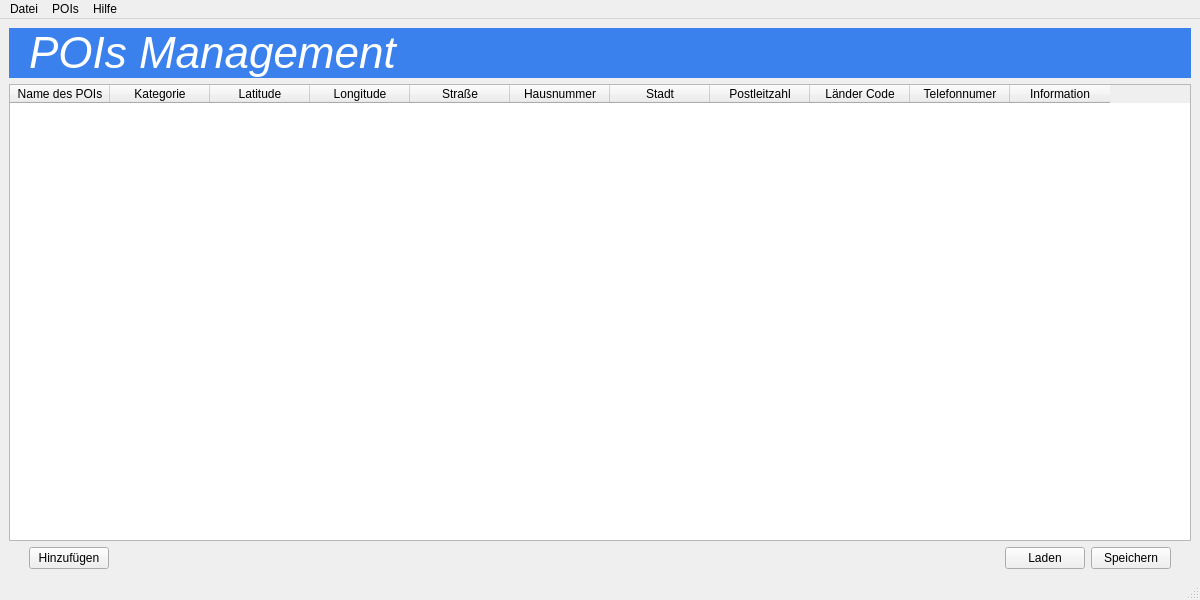
<?xml version="1.0" encoding="UTF-8"?>
<ui version="4.0">
 <class>MainWindow</class>
 <widget class="QMainWindow" name="MainWindow">
  <property name="geometry">
   <rect>
    <x>0</x>
    <y>0</y>
    <width>1200</width>
    <height>600</height>
   </rect>
  </property>
  <property name="minimumSize">
   <size>
    <width>1200</width>
    <height>600</height>
   </size>
  </property>
  <property name="windowTitle">
   <string>POIs Management Tool</string>
  </property>
  <widget class="QWidget" name="centralwidget">
   <layout class="QVBoxLayout" name="verticalLayout">
    <item>
     <widget class="QLabel" name="label">
      <property name="sizePolicy">
       <sizepolicy hsizetype="Preferred" vsizetype="Preferred">
        <horstretch>0</horstretch>
        <verstretch>0</verstretch>
       </sizepolicy>
      </property>
      <property name="font">
       <font>
        <family>Arial</family>
        <pointsize>33</pointsize>
        <italic>true</italic>
        <strikeout>false</strikeout>
       </font>
      </property>
      <property name="styleSheet">
       <string notr="true">background-color: #3B81ED;
color: white;</string>
      </property>
      <property name="text">
       <string>POIs Management</string>
      </property>
      <property name="scaledContents">
       <bool>false</bool>
      </property>
      <property name="margin">
       <number>20</number>
      </property>
      <property name="indent">
       <number>20</number>
      </property>
      <property name="textInteractionFlags">
       <set>Qt::LinksAccessibleByMouse|Qt::TextEditable</set>
      </property>
     </widget>
    </item>
    <item>
     <widget class="QTableWidget" name="table_main_table">
      <attribute name="horizontalHeaderVisible">
       <bool>true</bool>
      </attribute>
      <attribute name="horizontalHeaderCascadingSectionResizes">
       <bool>false</bool>
      </attribute>
      <attribute name="horizontalHeaderShowSortIndicator" stdset="0">
       <bool>false</bool>
      </attribute>
      <column>
       <property name="text">
        <string>Name des POIs</string>
       </property>
       <property name="font">
        <font>
         <weight>50</weight>
         <bold>false</bold>
        </font>
       </property>
      </column>
      <column>
       <property name="text">
        <string>Kategorie</string>
       </property>
      </column>
      <column>
       <property name="text">
        <string>Latitude</string>
       </property>
      </column>
      <column>
       <property name="text">
        <string>Longitude</string>
       </property>
      </column>
      <column>
       <property name="text">
        <string>Straße</string>
       </property>
      </column>
      <column>
       <property name="text">
        <string>Hausnummer</string>
       </property>
      </column>
      <column>
       <property name="text">
        <string>Stadt</string>
       </property>
      </column>
      <column>
       <property name="text">
        <string>Postleitzahl</string>
       </property>
      </column>
      <column>
       <property name="text">
        <string>Länder Code</string>
       </property>
      </column>
      <column>
       <property name="text">
        <string>Telefonnumer</string>
       </property>
      </column>
      <column>
       <property name="text">
        <string>Information</string>
       </property>
      </column>
     </widget>
    </item>
    <item>
     <layout class="QHBoxLayout" name="horizontalLayout">
      <item>
       <spacer name="horizontalSpacer_2">
        <property name="orientation">
         <enum>Qt::Horizontal</enum>
        </property>
        <property name="sizeType">
         <enum>QSizePolicy::Minimum</enum>
        </property>
        <property name="sizeHint" stdset="0">
         <size>
          <width>20</width>
          <height>20</height>
         </size>
        </property>
       </spacer>
      </item>
      <item>
       <widget class="QPushButton" name="pushButton_main_create">
        <property name="text">
         <string>Hinzufügen</string>
        </property>
       </widget>
      </item>
      <item>
       <spacer name="horizontalSpacer">
        <property name="orientation">
         <enum>Qt::Horizontal</enum>
        </property>
        <property name="sizeHint" stdset="0">
         <size>
          <width>40</width>
          <height>20</height>
         </size>
        </property>
       </spacer>
      </item>
      <item>
       <widget class="QPushButton" name="pushButton_main_load">
        <property name="text">
         <string>Laden</string>
        </property>
       </widget>
      </item>
      <item>
       <widget class="QPushButton" name="pushButton_main_save">
        <property name="text">
         <string>Speichern</string>
        </property>
       </widget>
      </item>
      <item>
       <spacer name="horizontalSpacer_3">
        <property name="orientation">
         <enum>Qt::Horizontal</enum>
        </property>
        <property name="sizeType">
         <enum>QSizePolicy::Minimum</enum>
        </property>
        <property name="sizeHint" stdset="0">
         <size>
          <width>20</width>
          <height>20</height>
         </size>
        </property>
       </spacer>
      </item>
     </layout>
    </item>
   </layout>
  </widget>
  <widget class="QMenuBar" name="menubar">
   <property name="geometry">
    <rect>
     <x>0</x>
     <y>0</y>
     <width>1200</width>
     <height>22</height>
    </rect>
   </property>
   <property name="defaultUp">
    <bool>false</bool>
   </property>
   <property name="nativeMenuBar">
    <bool>false</bool>
   </property>
   <widget class="QMenu" name="menu_datei">
    <property name="title">
     <string>Datei</string>
    </property>
    <addaction name="action_main_new_file"/>
    <addaction name="action_main_load_file"/>
    <addaction name="action_main_save_file"/>
    <addaction name="separator"/>
    <addaction name="action_main_close"/>
   </widget>
   <widget class="QMenu" name="menu_hilfe">
    <property name="title">
     <string>Hilfe</string>
    </property>
    <addaction name="action_show_help_main"/>
    <addaction name="action_about_main"/>
   </widget>
   <widget class="QMenu" name="menu_pois">
    <property name="title">
     <string>POIs</string>
    </property>
    <addaction name="action_create_main"/>
    <addaction name="action_delete_main"/>
    <addaction name="action_edit_main"/>
    <addaction name="separator"/>
    <addaction name="action_delete_all_main"/>
   </widget>
   <addaction name="menu_datei"/>
   <addaction name="menu_pois"/>
   <addaction name="menu_hilfe"/>
  </widget>
  <widget class="QStatusBar" name="statusbar_main"/>
  <action name="action_show_help_main">
   <property name="text">
    <string>Hilfe anzeigen</string>
   </property>
  </action>
  <action name="action_main_new_file">
   <property name="text">
    <string>Neue Datei</string>
   </property>
  </action>
  <action name="action_main_load_file">
   <property name="text">
    <string>Datei laden</string>
   </property>
  </action>
  <action name="action_main_save_file">
   <property name="text">
    <string>Speichern...</string>
   </property>
  </action>
  <action name="action_main_close">
   <property name="text">
    <string>Beenden</string>
   </property>
  </action>
  <action name="action_about_main">
   <property name="text">
    <string>Über...</string>
   </property>
  </action>
  <action name="action_create_main">
   <property name="text">
    <string>POI hinzufügen</string>
   </property>
  </action>
  <action name="action_delete_main">
   <property name="text">
    <string>POI löschen</string>
   </property>
  </action>
  <action name="action_edit_main">
   <property name="text">
    <string>POI bearbeiten</string>
   </property>
  </action>
  <action name="action_delete_all_main">
   <property name="text">
    <string>Alle POIs löschen</string>
   </property>
  </action>
  <action name="actionEinstellungen">
   <property name="text">
    <string>Einstellungen</string>
   </property>
  </action>
 </widget>
 <resources/>
 <connections/>
</ui>
